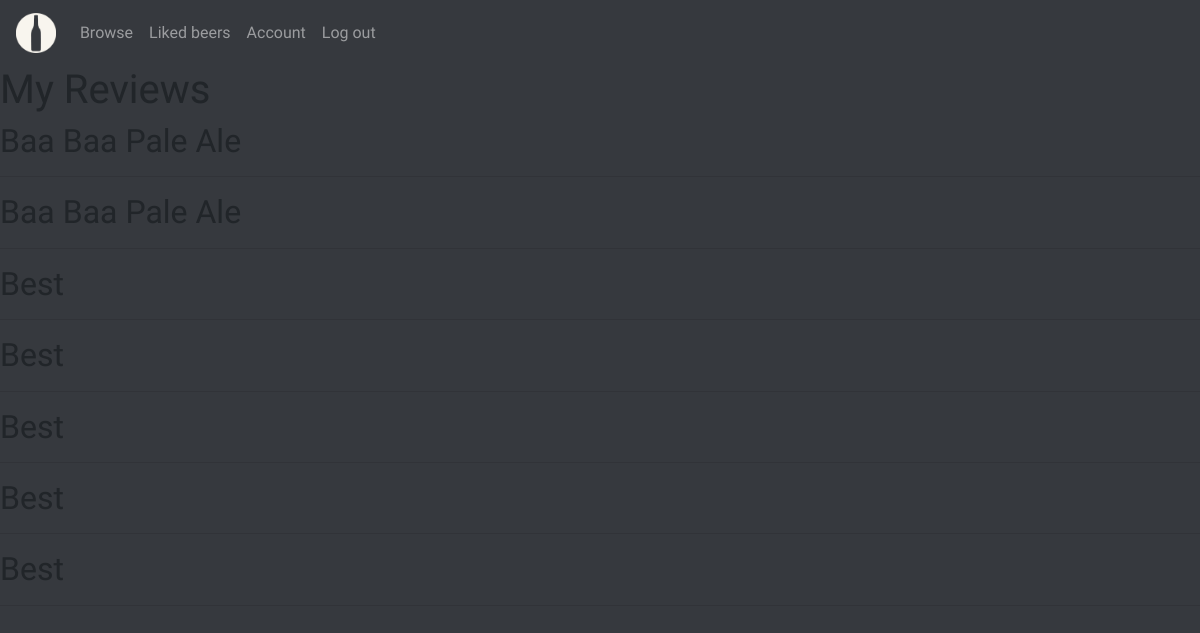
Before: /my_reviews (signed in) with the older database file.
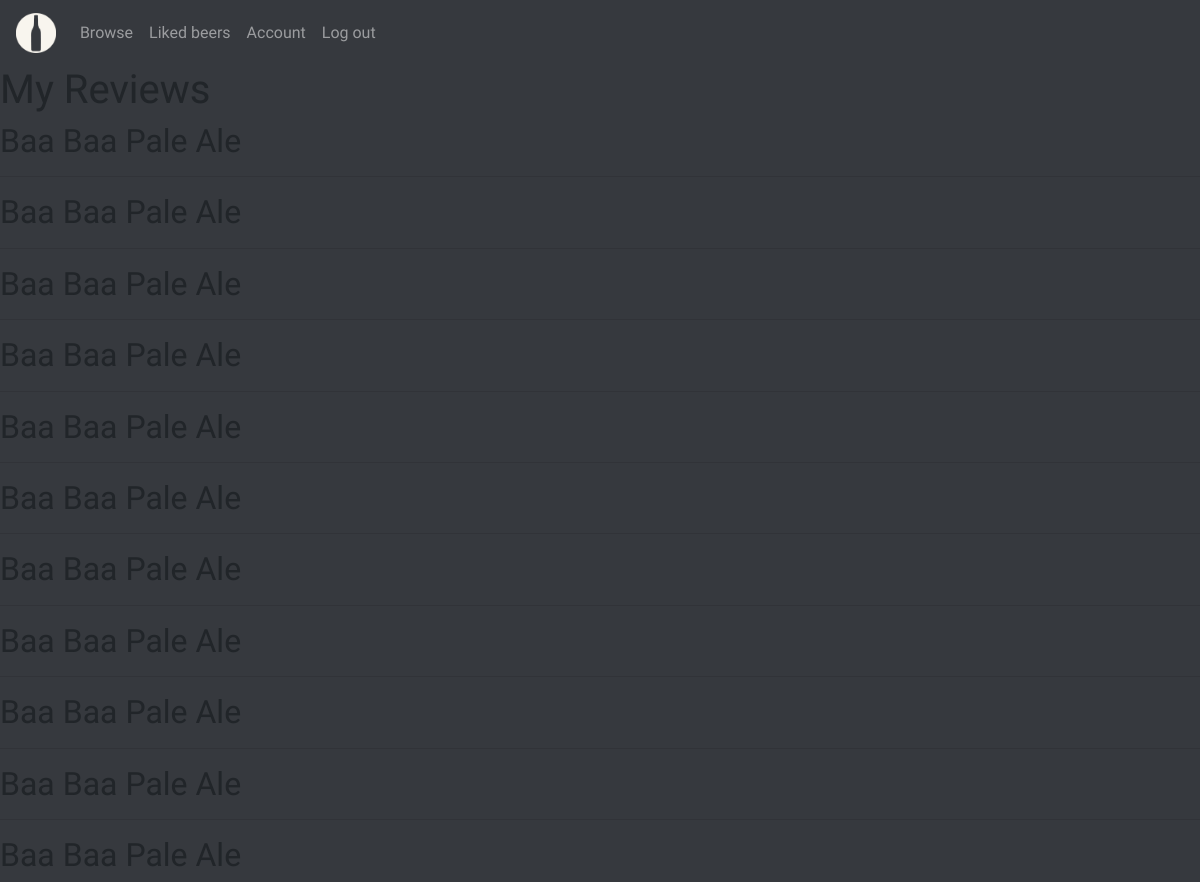
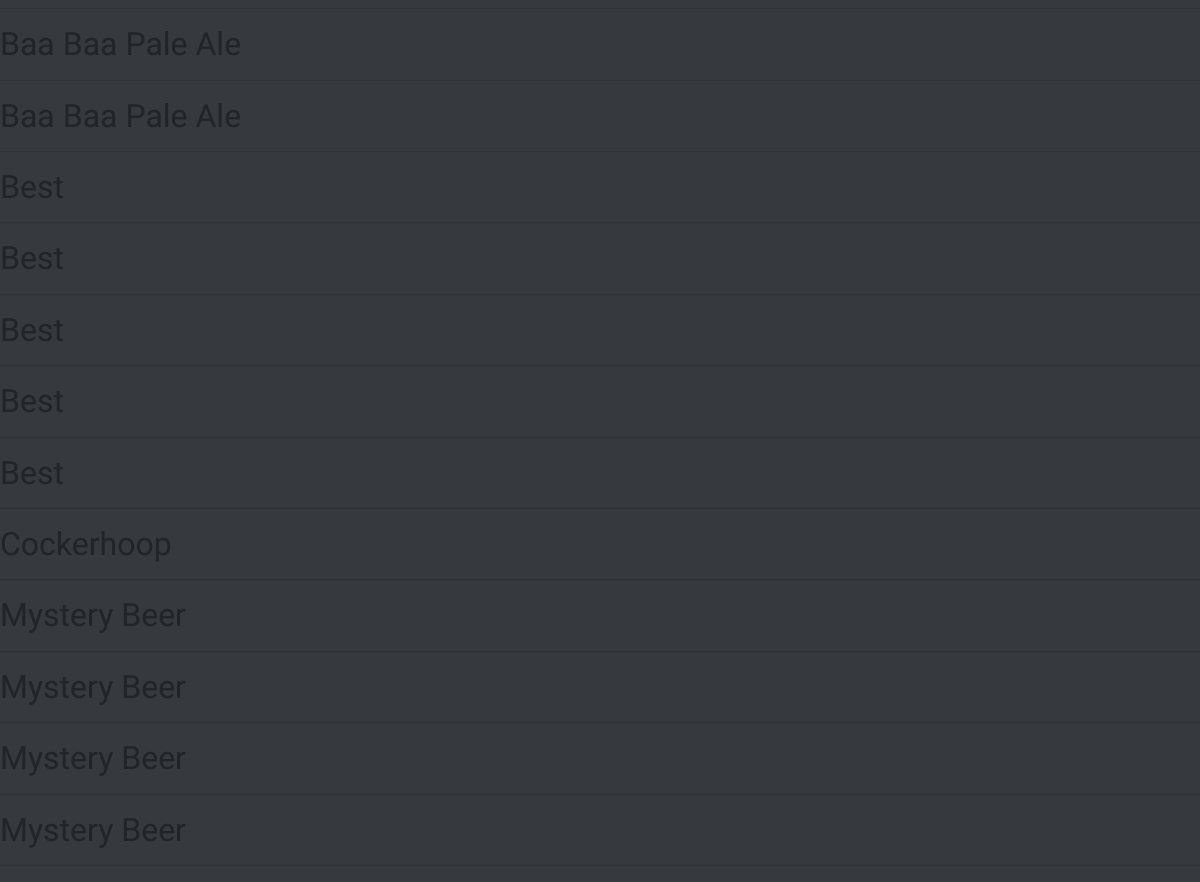
After: the same page with the newer database file (2 pictures, top to bottom).
### beer/models.py (models this page shows, shortened)
class Beer(models.Model):
    name = models.CharField(max_length=100)
    brewery = models.CharField(max_length=100)
    country_of_origin = models.CharField(max_length=100)
    strength = models.DecimalField(max_digits=4, decimal_places=1)
    image = models.ImageField(blank=True, upload_to='images')
    tags = TaggableManager(blank=True, help_text='eg. IPA, Golden, Craft')
    added_by = models.ForeignKey(settings.AUTH_USER_MODEL, related_name='beer_added_by',
                            on_delete=models.CASCADE)
    added_date = models.DateTimeField(auto_now_add=True)
    likes = models.ManyToManyField(settings.AUTH_USER_MODEL,
                                        related_name='likeds', blank=True)
    class Meta:
        ordering = ('name', '-added_date')

### beer/views.py (the view)
# urls.py: path('my_reviews', views.user_review_list, name='user_review_list'),
def user_review_list(request):
    user = request.user
    beer_user_has_reviewed = Beer.objects.filter(reviews__author=user)
    return render(request, 'beer/user_reviews.html', {'user_reviews':beer_user_has_reviewed})

### beer/templates/beer/user_reviews.html
{% extends 'base.html' %}
{% block content %}
<h1>My Reviews</h1>
{% for review in user_reviews %}
<div>
    <h2>{{ review.name }}</h2>
</div>
<hr>
{% endfor %}
{% endblock %}

Changed rows visible on the page:
now on one of the page's lists (row unchanged): Beer: name "Baa Baa Pale Ale"
now on this page (row unchanged): Beer: name "Cockerhoop"
added Beer: name "Mystery Beer"
